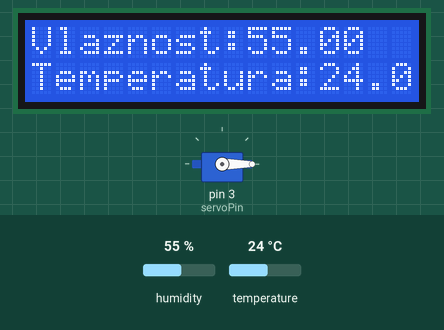
Bench run of a sketch on a simulated Arduino Uno, built with avr-gcc and run on an emulated ATmega328P. Shown: 16×2 character LCD, servo. The test bench sets the inputs (shaded band); at power-on: temperature 24 °C, humidity 55 %.

Above: at 3.7 s.
3.8 s: temperature set to 28 °C
At 7.3 s:
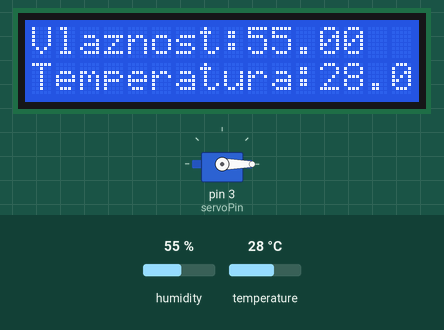
8.1 s: temperature set to 31 °C
At 9.0 s:
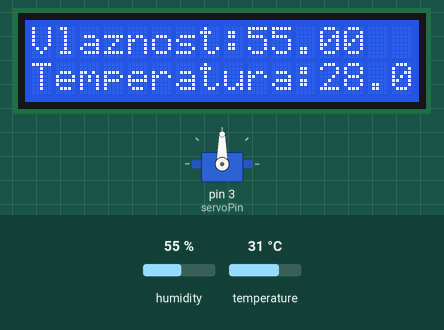
12.4 s: humidity set to 22 %
At 20.1 s:
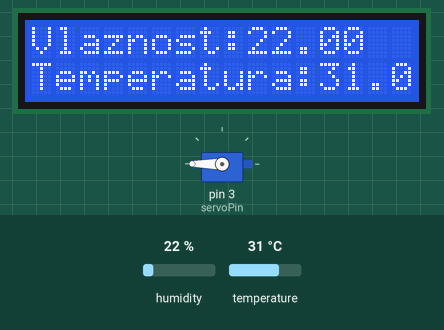
20.7 s: humidity set to 40 %
At 27.2 s:
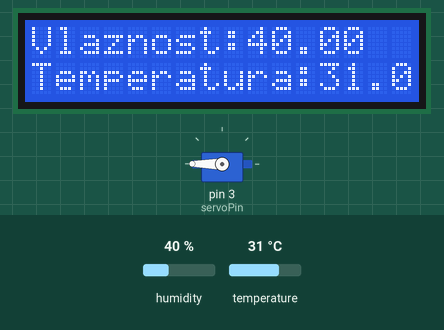
Timing chart, 0 to 28.3 s (numbered marks = the images above; inputs shaded):
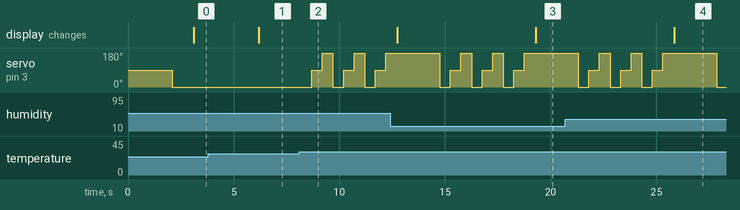

Measured:
- the behaviour switches between 29 and 30 °C on temperature (found by bisection; images 1 and 2)
- after the input at 3.8 s, the display: changes after 2.4 s (image 1)
- after the input at 8.1 s, servo on pin 3 (servoPin): 0° → 90° after 0.60 s, then repeats every 1.5 s: 180° 0.50 s, 0° 0.50 s, 90° 0.50 s
- after the input at 12.4 s, the display: first differs from a run without the input after 6.9 s (image 3)
- after the input at 20.7 s, the display: changes after 5.1 s (image 4)

The sketch:

fan.ino
```cpp
#include "DHT.h"
#define DHTPIN 2
#define DHTTYPE DHT11

DHT dht(DHTPIN, DHTTYPE);
#include <Wire.h>
#include <LiquidCrystal_I2C.h>

LiquidCrystal_I2C lcd(0x27,16,2);

// Include the Servo library
#include <Servo.h>
int servoPin = 3;

Servo Servo1;


void setup() {
  lcd.init();
  lcd.backlight();

  dht.begin();


   Servo1.attach(servoPin);
}

void loop() {
  delay(2000);
  float h = dht.readHumidity();
  float t = dht.readTemperature();
  float f = dht.readTemperature(true);
  float hif = dht.computeHeatIndex(f, h);
  float hic = dht.computeHeatIndex(t, h, false);
  float tempMin = 30.00;   // startna temperatura
  float tempMax = 50.00;

   if(t  < tempMin) { // ako je temp manja od minimuma
      Servo1.write(0); ; // ventilator ne radi
      delay(1000);
   }
   else if((t  >= tempMin) && (t <= tempMax)) { // if temperature is higher than minimum temp
         Servo1.write(0);
         delay(500);
         // Servo ide na 90 stepeni
         Servo1.write(90);
         delay(500);
         // Servo ide na 180 stepeni
         Servo1.write(180);
         delay(500);
         Servo1.write(0);
         delay(500);
         Servo1.write(90);
         delay(500);
         Servo1.write(180);
         delay(500);
         Servo1.write(0);
         delay(500);
         Servo1.write(90);
         delay(500);
         Servo1.write(180);
         delay(500); }
  lcd.setCursor(0,0);
  lcd.print("Vlaznost:");
  lcd.print(h);
  lcd.setCursor(0,1);
  lcd.print("Temperatura:");
  lcd.print(t);
  lcd.print(" C");

}
```
